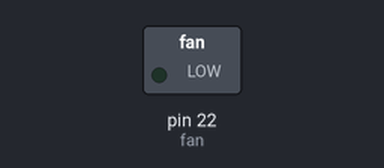
This sketch was run on a simulated Arduino Mega 2560, built with avr-gcc and run on an emulated ATmega2560. Shown: switched loads named in the sketch (green lamp = pin HIGH).

Above: at 2.5 s.
At 7.5 s:
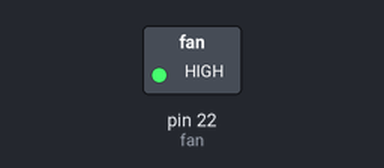
Timing chart, 0 to 13.0 s (numbered marks = the images above):
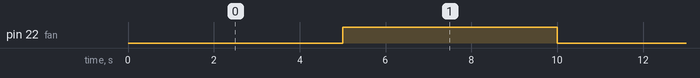

The sketch:

rele.ino
```cpp
#define fan 22

void setup() {
  // put your setup code here, to run once:
  pinMode(fan, OUTPUT);
}

void loop() {
  // put your main code here, to run repeatedly:
  digitalWrite(fan, LOW);  //Liga rele 1
  delay(5000);
  digitalWrite(fan, HIGH); //Desliga rele 1
  delay(5000);
}
```

Measured:
- by itself, pin 22 (fan): alternates HIGH for 5.0 s and LOW for 5.0 s
